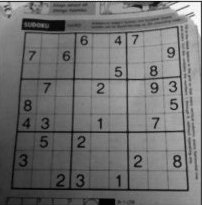
#> input picture Opencv/Image_processing/Images/dave.jpg, 202 x 205 px
$ jupyter execute 'Image Gradients.ipynb'
#> lines starting #> are read from the running program, lines starting #| are printed output that depends on the picture
# Goal
- Find Image gradients, edges
- cv.Sobel(), cv.Scharr(), cv.Laplacian()

# Theory
OpenCV에서는 3개의 gradient filter를 제공한다.
- ㄴSobel, Scharr, Laplacian

## 1. Sobel and Scharr Derivatives
Sobel operations는 Gaussian smoothing pluss differentiation operation이다. 이는 edge detection에 매우 유용하다. 사용자는 derivates의 방향을 지정할 수 있다. vertical, horizontal, or both. 또한, kernel size를 지정할 수 있다. (1, 3, 5, 7) 중 하나여야 한다. Scharr는 Sobel보다 더 좋은 결과를 제공한다.

## 2. Laplacian Derivatives
Laplacian은 Sobel의 미분을 이용하여 구할 수 있다. 이는 이미지의 2차 미분을 계산한다. 결과는 edge가 양수인지 음수인지 알 수 없다. 따라서, 결과를 양수로 만들기 위해 절대값을 취한다. 이는 이미지의 edge를 찾는데 매우 유용하다.

[cell 1]
import numpy as np
import cv2 as cv
import matplotlib.pyplot as plt

img = cv.imread('Images/dave.jpg', cv.IMREAD_GRAYSCALE)
#> img is the input picture: shape (205, 202); min 0, max 255, mean 112.3
assert img is not None, 'Cannot load image'

laplacian = cv.Laplacian(img, cv.CV_64F) # cv.CV_64F는 결과값을 64bit float로 반환
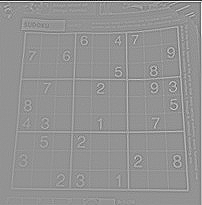
#> laplacian: shape (205, 202) float64; min -470, max 344, mean -0.4; drawn with min black and max white
sobelx = cv.Sobel(img, cv.CV_64F, 1, 0, ksize=5) # x방향으로 미분
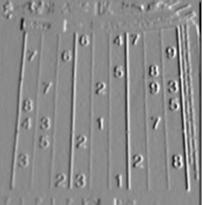
#> sobelx: shape (205, 202) float64; min -6314, max 5291, mean 19.7; drawn with min black and max white
sobely = cv.Sobel(img, cv.CV_64F, 0, 1, ksize=5) # y방향으로 미분
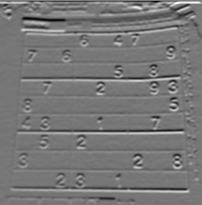
#> sobely: shape (205, 202) float64; min -5985, max 6704, mean -27.2; drawn with min black and max white

plt.subplot(2,2,1),plt.imshow(img,cmap = 'gray')
plt.title('Original'), plt.xticks([]), plt.yticks([])
plt.subplot(2,2,2),plt.imshow(laplacian,cmap = 'gray')
plt.title('Laplacian'), plt.xticks([]), plt.yticks([])
plt.subplot(2,2,3),plt.imshow(sobelx,cmap = 'gray')
plt.title('Sobel X'), plt.xticks([]), plt.yticks([])
plt.subplot(2,2,4),plt.imshow(sobely,cmap = 'gray')
plt.title('Sobel Y'), plt.xticks([]), plt.yticks([])
plt.show()
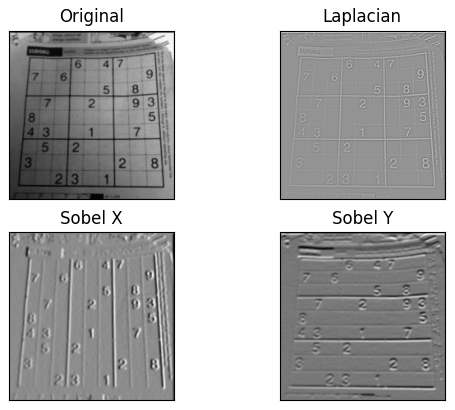
#> figure drawn by matplotlib, 4 panels

$ run again, with Opencv/Image_processing/Images/apple.jpg copied over Opencv/Image_processing/Images/dave.jpg
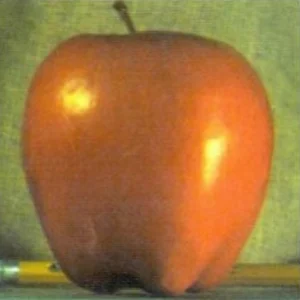
#> input picture Opencv/Image_processing/Images/apple.jpg, 300 x 300 px
#> `img = cv.imread('Images/dave.jpg', cv.IMREAD_GRAYSCALE)`:
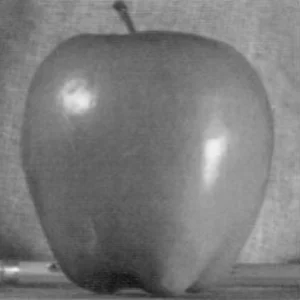
#> img: shape (300, 300); min 15, max 241, mean 122.5
#> `sobely = cv.Sobel(img, cv.CV_64F, 0, 1, ksize=5)`:
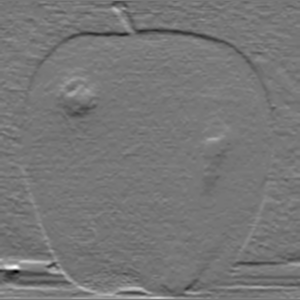
#> sobely: shape (300, 300) float64; min -3701, max 4192, mean -17.2; drawn with min black and max white

$ run again, with Opencv/Image_processing/Images/orange.jpg copied over Opencv/Image_processing/Images/dave.jpg
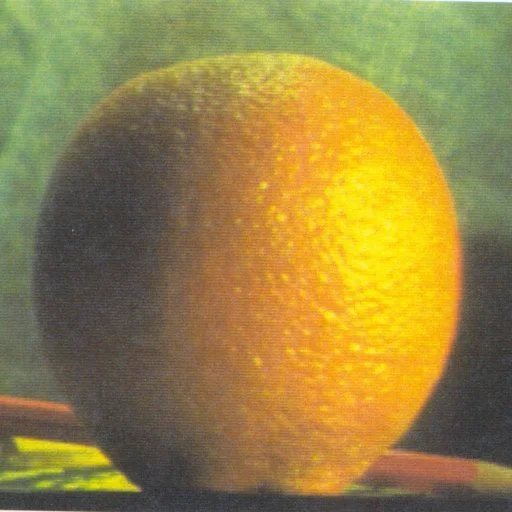
#> input picture Opencv/Image_processing/Images/orange.jpg, 512 x 512 px
#> `sobelx = cv.Sobel(img, cv.CV_64F, 1, 0, ksize=5)`:
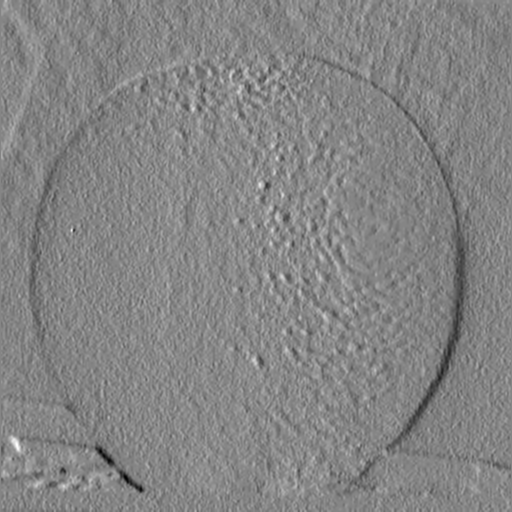
#> sobelx: shape (512, 512) float64; min -2286, max 2089, mean -6.4; drawn with min black and max white
#> `sobely = cv.Sobel(img, cv.CV_64F, 0, 1, ksize=5)`:
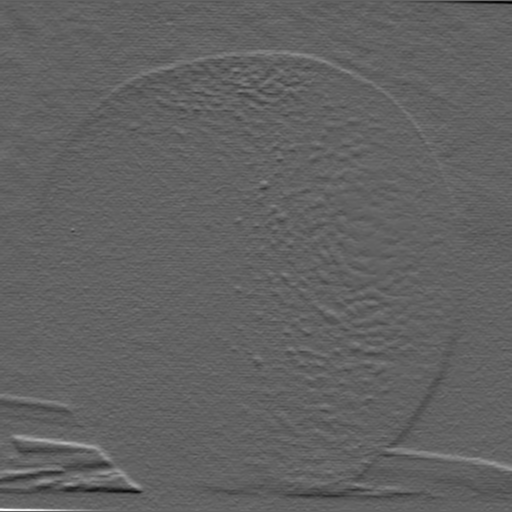
#> sobely: shape (512, 512) float64; min -4500, max 7102, mean -24; drawn with min black and max white

$ run again, with Opencv/Image_processing/Images/bilater.png saved as Opencv/Image_processing/Images/dave.jpg
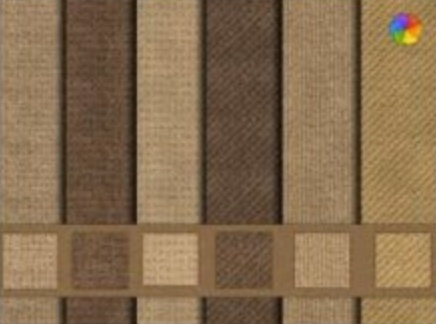
#> input picture Opencv/Image_processing/Images/bilater.png, 436 x 324 px
#> `sobelx = cv.Sobel(img, cv.CV_64F, 1, 0, ksize=5)`:
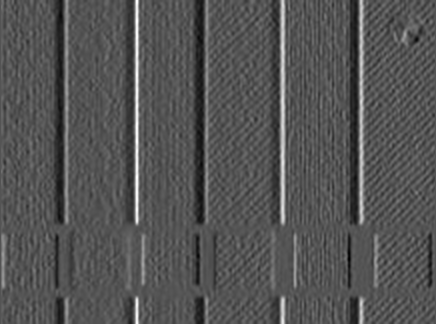
#> sobelx: shape (324, 436) float64; min -2323, max 4676, mean 0.6; drawn with min black and max white
#> `sobely = cv.Sobel(img, cv.CV_64F, 0, 1, ksize=5)`:
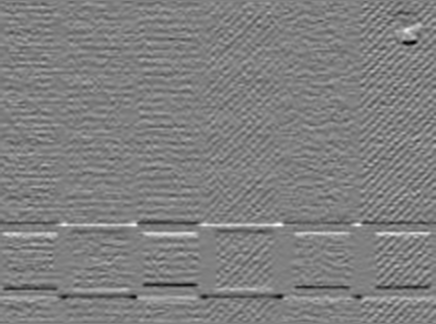
#> sobely: shape (324, 436) float64; min -2735, max 2706, mean -0.2; drawn with min black and max white
